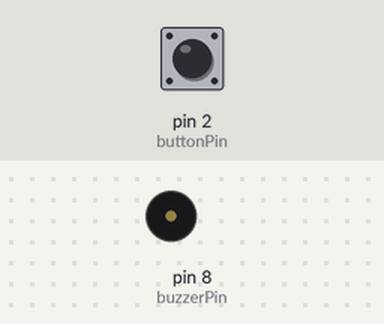
The sketch below on a simulated Arduino Uno, built with avr-gcc and run on an emulated ATmega328P. On the bench: buzzer (waves = sounding, pin HIGH). The test bench sets the inputs (shaded band); at power-on: pin 2 (buttonPin) HIGH.

Above: at 1.2 s.
1.3 s: pin 2 (buttonPin) pulled LOW for 0.15 s
At 1.37 s:
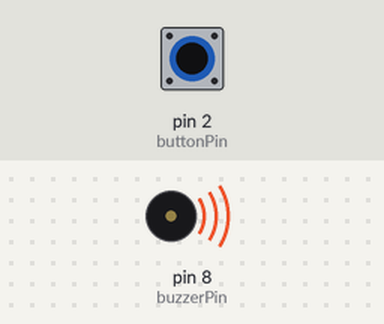
2.9 s: pin 2 (buttonPin) pulled LOW for 3.2 s
At 7.3 s:
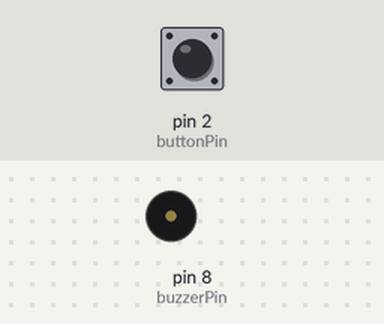
Timing chart, 0 to 8.8 s (numbered marks = the images above; inputs shaded):
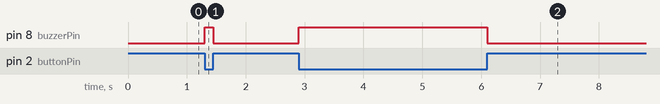

Measured:
- after the input at 1.3 s, pin 8 (buzzerPin): LOW → HIGH at once, → LOW 0.15 s later
- after the input at 2.9 s, pin 8 (buzzerPin): LOW → HIGH at once, → LOW 3.2 s later

The sketch:

Button_Triggered_Buzzer.ino
```cpp
const int buttonPin = 2;
const int buzzerPin = 8;

void setup() {
  pinMode(buttonPin, INPUT_PULLUP);  // internal pull-up
  pinMode(buzzerPin, OUTPUT);
}

void loop() {
  int buttonState = digitalRead(buttonPin);

  if (buttonState == LOW) {   // pressed (because of pull-up logic)
    digitalWrite(buzzerPin, HIGH);  // buzzer ON
  } else {
    digitalWrite(buzzerPin, LOW);   // buzzer OFF
  }
}
```
